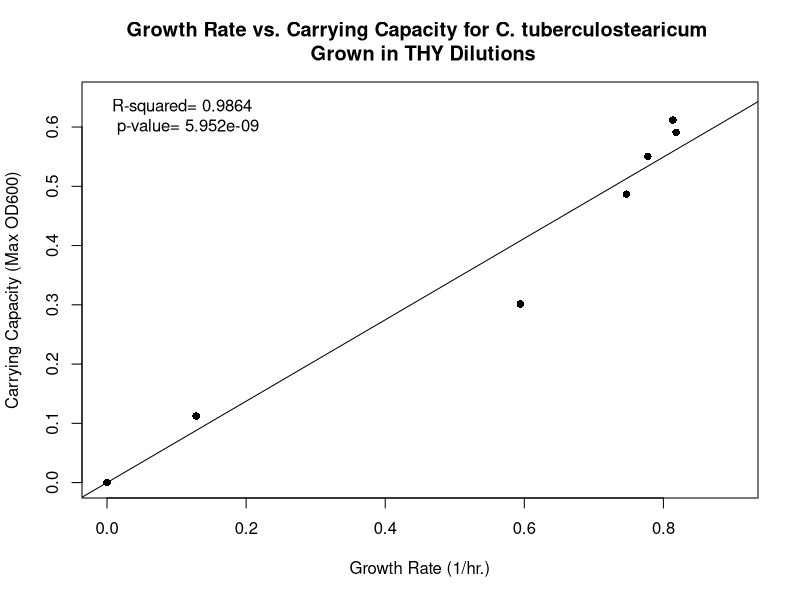
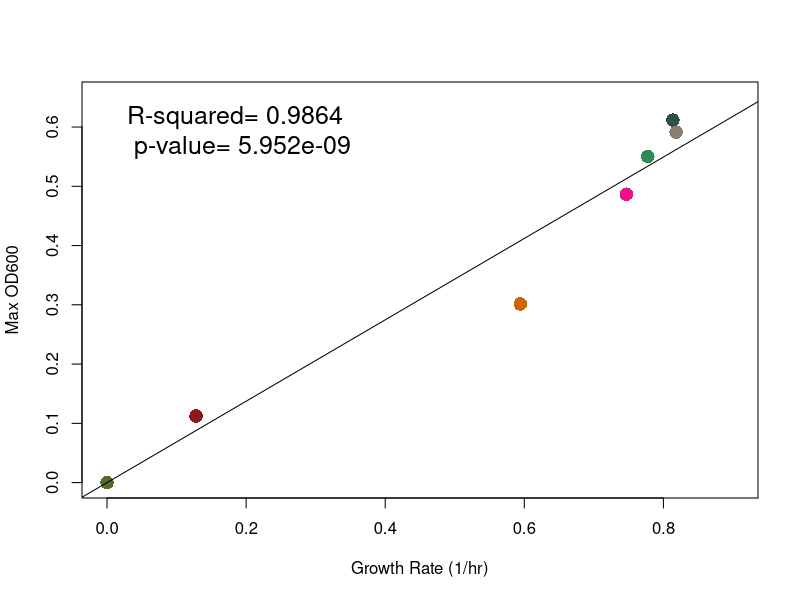
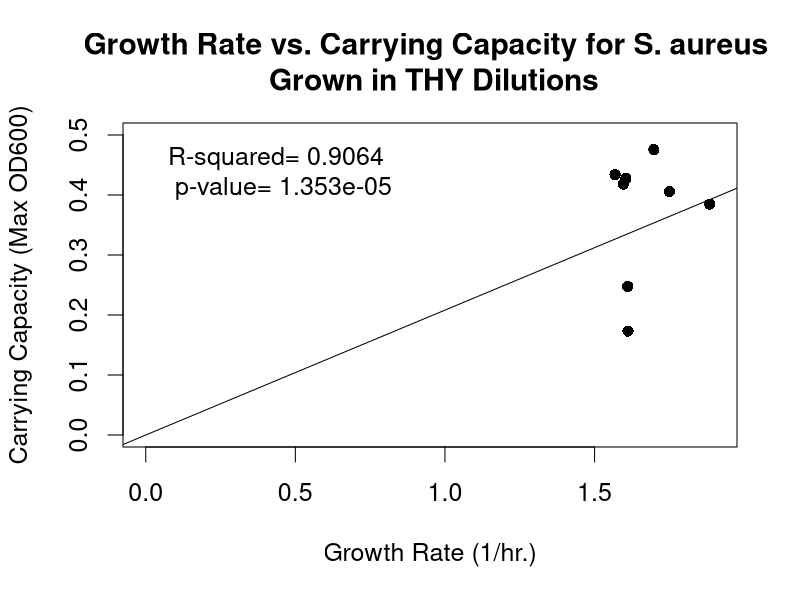
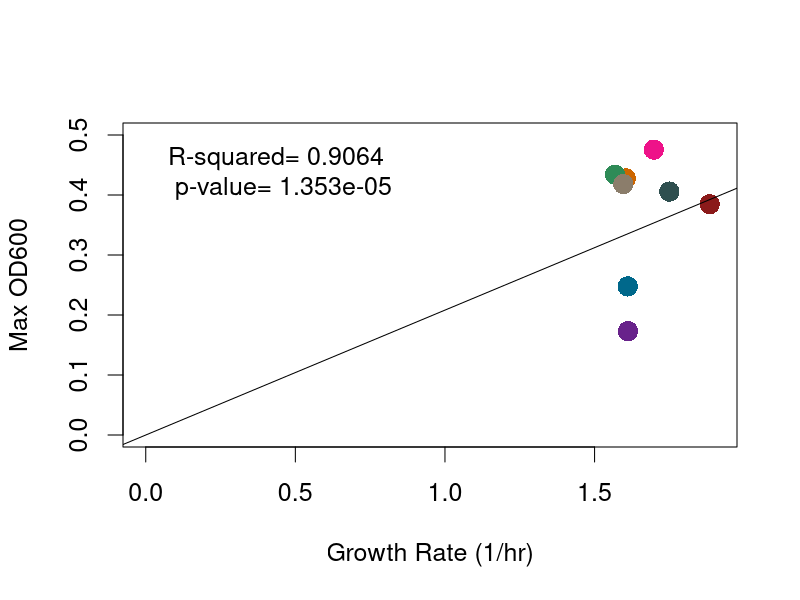
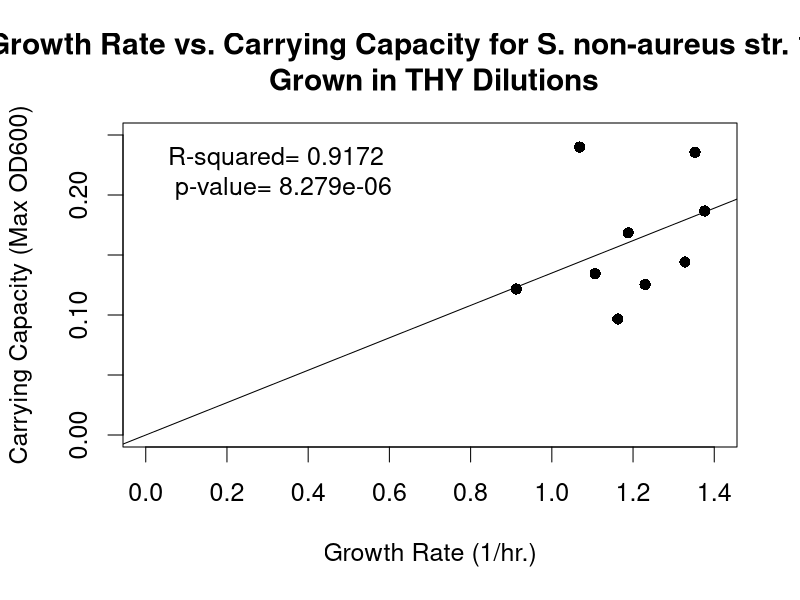
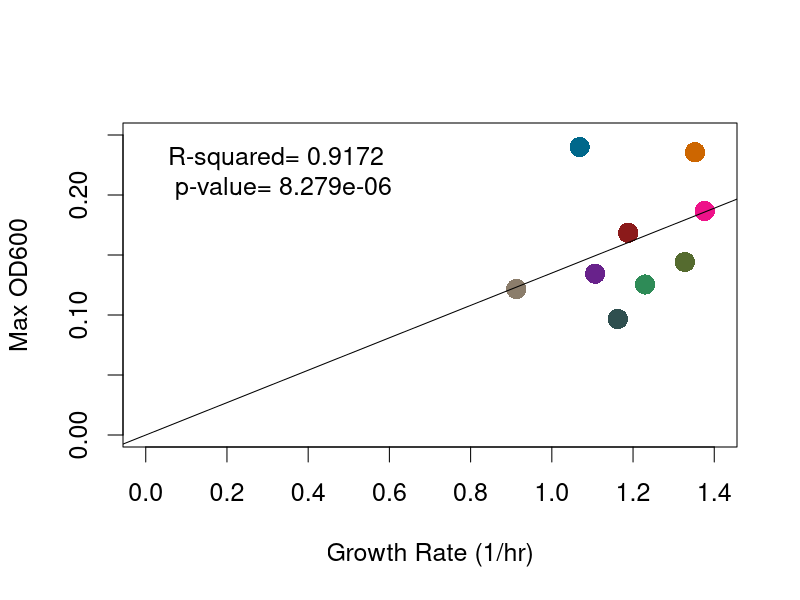
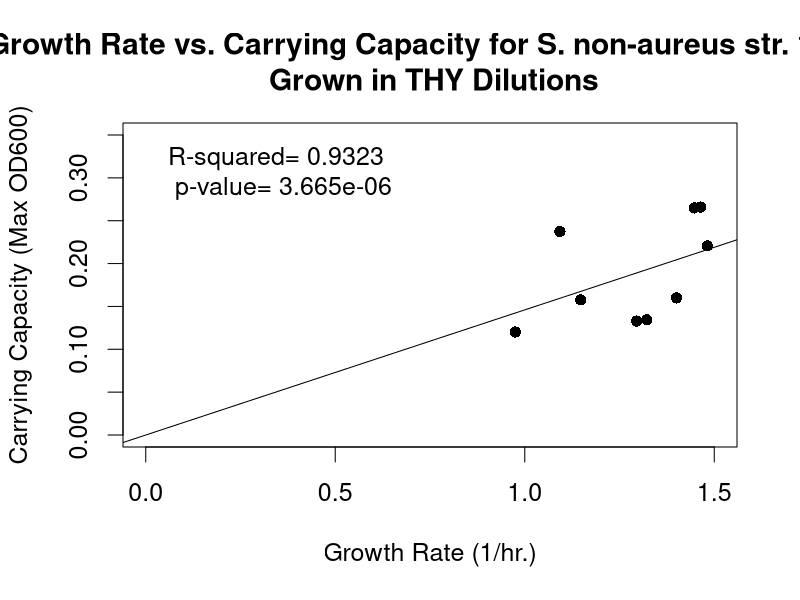
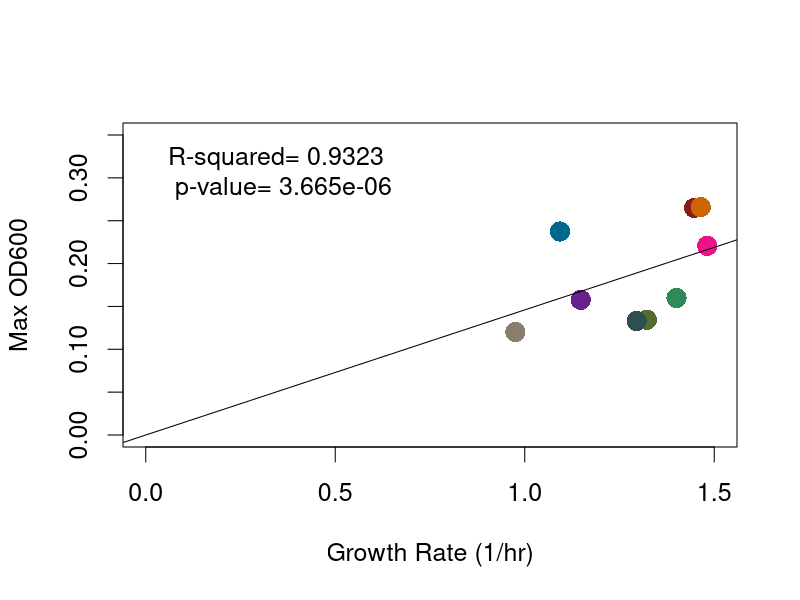

These charts were generated, in order, by the following R code:
#Last run 04/10/2020

#Clear Workspace 
rm(list=ls())

#################################################
#Create scatterplots for GR-CC relationships 
#################################################
#C. tuberculostearicum 

GR_Ct <- c(0,
           0,
           0,
           0.128025,
           0.5942,
           0.7467,
           0.777525,
           0.813525,
           0.8183)
Max_Ct <- c(0,
            0,
            0,
            0.112333333,
            0.301416667,
            0.486666667,
            0.550416667,
            0.611666667,
            0.591166667)

DF_Ct <- data.frame(GR_Ct, Max_Ct)
DF_Ct

#Generate a linear regression model of the two variables with the lm function 
Ct.lm <- lm(Max_Ct ~ GR_Ct + 1, data=DF_Ct)
Ct.lm2 <- lm(Max_Ct ~ 0 + GR_Ct, data=DF_Ct) #Tells the lm() to fit the line through the origin
summary(Ct.lm)
summary(Ct.lm2)
#Adjusted R-squared:  0.9864 
#p-value: 5.952e-09

#Colors
colors <- c("deepskyblue4", "darkorchid4", "darkolivegreen", "firebrick4", "darkorange3", "deeppink2", "seagreen4", "darkslategray", "bisque4")

#Create scatter plot of points using plot function
plot(GR_Ct, Max_Ct,
     xlab="Growth Rate (1/hr.)",
     ylab="Carrying Capacity (Max OD600)",
     xlim= c(0, 0.9),
     ylim= c(0, 0.65),
     main="Growth Rate vs. Carrying Capacity for C. tuberculostearicum \n Grown in THY Dilutions",
     pch=16)

abline(lm(Ct.lm2))
legend("topleft", bty="n", legend= paste("R-squared= 0.9864 \n p-value= 5.952e-09"))

#Create scatter plot of points using plot function - without graph labels 
plot(GR_Ct, Max_Ct,
     xlab= "Growth Rate (1/hr)",
     ylab= "Max OD600",
     xlim= c(0, 0.9),
     ylim= c(0, 0.65),
     cex= 1.8,
     col = colors,
     pch=16)

abline(lm(Ct.lm2))
op <- par(cex= 1.5)
legend("topleft", bty="n", legend= paste("R-squared= 0.9864 \n p-value= 5.952e-09"))


###############################################################################################################333                                        
#S. aureus 

GR_Sa <- c(1.610766667,
           1.6117,
           2.013666667,
           1.884625,
           1.604466667,
           1.697966667,
           1.568433333,
           1.749866667,
           1.596)
Max_Sa <- c(0.247666667,
            0.173166667,
            0.261,
            0.384666667,
            0.427666667,
            0.475666667,
            0.434,
            0.405666667,
            0.418166667)

DF_Sa <- data.frame(GR_Sa, Max_Sa)
DF_Sa

#Generate a linear regression model of the two variables with the lm function
Sa.lm <- lm(Max_Sa ~ GR_Sa+1, data=DF_Sa)
Sa.lm2 <- lm(Max_Sa ~ 0+GR_Sa, data=DF_Sa) #Tells the lm() to fit the line through the origin
summary(Sa.lm)
summary(Sa.lm2)
#Adjusted R-squared: 0.9064 
#p-value: 1.353e-05

#Colors
colors <- c("deepskyblue4", "darkorchid4", "darkolivegreen", "firebrick4", "darkorange3", "deeppink2", "seagreen4", "darkslategray", "bisque4")


#Create scatter plot of points using plot funSaion
plot(GR_Sa, Max_Sa,
     xlab="Growth Rate (1/hr.)",
     ylab="Carrying Capacity (Max OD600)",
     xlim= c(0, 1.9),
     ylim= c(0, 0.5),
     main="Growth Rate vs. Carrying Capacity for S. aureus \n Grown in THY Dilutions",
     pch=16)

abline(lm(Sa.lm2))
legend("topleft", bty="n", legend= paste("R-squared= 0.9064 \n p-value= 1.353e-05"))

#Create scatter plot of points using plot function - without graph labels 
plot(GR_Sa, Max_Sa,
     xlab= "Growth Rate (1/hr)",
     ylab= "Max OD600",
     xlim= c(0, 1.9),
     ylim= c(0, 0.5),
     cex= 1.8,
     col = colors,
     pch=16)

abline(lm(Sa.lm2))
op <- par(cex= 1.5)
legend("topleft", bty="n", legend= paste("R-squared= 0.9064 \n p-value= 1.353e-05"))

##############################################################################################################
#S. non-aureus str. 1839

GR_Sna1839 <- c(1.06845,
                1.1066,
                1.327725,
                1.187875,
                1.352575,
                1.376575,
                1.22965,
                1.162675,
                0.912375)
Max_Sna1839 <- c(0.239916667,
                 0.134416667,
                 0.144166667,
                 0.168416667,
                 0.235666667,
                 0.186666667,
                 0.125416667,
                 0.096666667,
                 0.121666667)

DF_Sna1839 <- data.frame(GR_Sna1839, Max_Sna1839)
DF_Sna1839

#Generate a linear regression model of the two variables with the lm function 
Sna1839.lm <- lm(Max_Sna1839 ~ 1+GR_Sna1839, data=DF_Sna1839)
Sna1839.lm2 <- lm(Max_Sna1839 ~ 0+GR_Sna1839, data=DF_Sna1839) #Tells the lm() to fit the line through the origin
summary(Sna1839.lm)
summary(Sna1839.lm2)
#Adjusted R-squared:  0.9172
#p-value: 8.279e-06

#Colors
colors <- c("deepskyblue4", "darkorchid4", "darkolivegreen", "firebrick4", "darkorange3", "deeppink2", "seagreen4", "darkslategray", "bisque4")


#Create scatter plot of points using plot funSna1839ion
plot(GR_Sna1839, Max_Sna1839,
     xlab="Growth Rate (1/hr.)",
     ylab="Carrying Capacity (Max OD600)",
     xlim= c(0, 1.4),
     ylim= c(0, 0.25),
     main="Growth Rate vs. Carrying Capacity for S. non-aureus str. 1839 \n Grown in THY Dilutions",
     pch=16)

abline(lm(Sna1839.lm2))
legend("topleft", bty="n", legend= paste("R-squared= 0.9172 \n p-value= 8.279e-06"))

#Create scatter plot of points using plot function - without graph labels 
plot(GR_Sna1839, Max_Sna1839,
     xlab= "Growth Rate (1/hr)",
     ylab= "Max OD600",
     xlim= c(0, 1.4),
     ylim= c(0, 0.25),
     cex= 1.8,
     col = colors,
     pch=16)

abline(lm(Sna1839.lm2))
op <- par(cex= 1.5)
legend("topleft", bty="n", legend= paste("R-squared= 0.9172 \n p-value= 8.279e-06"))


#####################################################################################################################
#S. non-aureus str. 1850 

GR_Sna1850 <- c(1.0928,
                1.14775,
                1.322075,
                1.446975,
                1.464275,
                1.481625,
                1.400375,
                1.295125,
                0.9751)
Max_Sna1850 <- c(0.237416667,
                 0.157666667,
                 0.134416667,
                 0.264916667,
                 0.265916667,
                 0.220666667,
                 0.159916667,
                 0.132941667,
                 0.120166667)

DF_Sna1850 <- data.frame(GR_Sna1850, Max_Sna1850)
DF_Sna1850

#Generate a linear regression model of the two variables with the lm function 
Sna1850.lm <- lm(Max_Sna1850 ~ 1+GR_Sna1850, data=DF_Sna1850)
Sna1850.lm2 <- lm(Max_Sna1850 ~ 0+GR_Sna1850, data=DF_Sna1850) #Tells the lm() to fit the line through the origin
summary(Sna1850.lm)
summary(Sna1850.lm2)
#Adjusted R-squared:  0.9323
#p-value: 3.665e-06

#Colors
colors <- c("deepskyblue4", "darkorchid4", "darkolivegreen", "firebrick4", "darkorange3", "deeppink2", "seagreen4", "darkslategray", "bisque4")

#Create scatter plot of points using plot funSna1850ion
plot(GR_Sna1850, Max_Sna1850,
     xlab="Growth Rate (1/hr.)",
     ylab="Carrying Capacity (Max OD600)",
     xlim= c(0, 1.5),
     ylim= c(0, 0.35),
     main="Growth Rate vs. Carrying Capacity for S. non-aureus str. 1850 \n Grown in THY Dilutions",
     pch=16)

abline(lm(Sna1850.lm2))
legend("topleft", bty="n", legend= paste("R-squared= 0.9323 \n p-value= 3.665e-06"))


#Create scatter plot of points using plot function - without graph labels 
plot(GR_Sna1850, Max_Sna1850,
     xlab= "Growth Rate (1/hr)",
     ylab= "Max OD600",
     xlim= c(0, 1.5),
     ylim= c(0, 0.35),
     cex= 1.8,
     col = colors,
     pch=16)

abline(lm(Sna1850.lm2))
op <- par(cex= 1.5)
legend("topleft", bty="n", legend= paste("R-squared= 0.9323 \n p-value= 3.665e-06"))

################################################################################################################
#S. non-aureus str. 1867

GR_Sna1867 <- c(1.11455,
                1.2146,
                1.350025,
                1.44755,
                1.4582,
                1.474875,
                1.32915,
                1.292675,
                0.836225)
Max_Sna1867 <- c(0.261416667,
                 0.185916667,
                 0.156666667,
                 0.234916667,
                 0.260666667,
                 0.207416667,
                 0.183916667,
                 0.133916667,
                 0.125166667)

DF_Sna1867 <- data.frame(GR_Sna1867, Max_Sna1867)
DF_Sna1867

#Generate a linear regression model of the two variables with the lm function
Sna1867.lm <- lm(Max_Sna1867 ~ 1+GR_Sna1867, data=DF_Sna1867)
Sna1867.lm2 <- lm(Max_Sna1867 ~ 0+GR_Sna1867, data=DF_Sna1867) #Tells the lm() to fit the line through the origin
summary(Sna1867.lm)
summary(Sna1867.lm2)
#Adjusted R-squared:  0.9468 
#p-value: 1.397e-06

#Colors
colors <- c("deepskyblue4", "darkorchid4", "darkolivegreen", "firebrick4", "darkorange3", "deeppink2", "seagreen4", "darkslategray", "bisque4")


#Create scatter plot of points using plot funSna1867ion
plot(GR_Sna1867, Max_Sna1867,
     xlab="Growth Rate (1/hr.)",
     ylab="Carrying Capacity (Max OD600)",
     xlim= c(0, 1.55),
     ylim= c(0, 0.35),
     main="Growth Rate vs. Carrying Capacity for S. non-aureus str. 1867 \n Grown in THY Dilutions",
     pch=16)

abline(lm(Sna1867.lm2))
legend("topleft", bty="n", legend= paste("R-squared= 0.9468 \n p-value= 1.397e-06"))


#Create scatter plot of points using plot function - without graph labels 
plot(GR_Sna1867, Max_Sna1867,
     xlab= "Growth Rate (1/hr)",
     ylab= "Max OD600",
     xlim= c(0, 1.55),
     ylim= c(0, 0.35),
     cex= 1.8,
     col = colors,
     pch=16)

abline(lm(Sna1867.lm2))
op <- par(cex= 1.5)
legend("topleft", bty="n", legend= paste("R-squared= 0.9468 \n p-value= 1.397e-065"))


#######################################################################################################################
#C. pseudodiphtheriticum 

GR_Cp <- c(0,
           0.0849,
           0.06125,
           0.2752,
           0.4951,
           0.4856,
           0.34105,
           0.227625,
           0.30045)
Max_Cp <- c(0.004666667,
            0.028916667,
            0.089666667,
            0.113166667,
            0.180666667,
            0.163416667,
            0.105166667,
            0.130916667,
            0.163416667)

DF_Cp <- data.frame(GR_Cp, Max_Cp)
DF_Cp

#Generate a linear regression model of the two variables with the lm function 
Cp.lm <- lm(Max_Cp ~ 1+GR_Cp, data=DF_Cp)
Cp.lm2 <- lm(Max_Cp ~ 0+GR_Cp, data=DF_Cp) #Tells the lm() to fit the line through the origin
summary(Cp.lm)
summary(Cp.lm2)
#Adjusted R-squared:  0.9179
#p-value: 7.982e-06

#Colors
colors <- c("deepskyblue4", "darkorchid4", "darkolivegreen", "firebrick4", "darkorange3", "deeppink2", "seagreen4", "darkslategray", "bisque4")


#Create scatter plot of points using plot funCpion
plot(GR_Cp, Max_Cp,
     xlab="Growth Rate (1/hr.)",
     ylab="Carrying Capacity (Max OD600)",
     xlim= c(0, 0.55),
     ylim= c(0, 0.2),
     cex= 1.5,
     main="Growth Rate vs. Carrying Capacity for C. pseudodiphtheriticum \n Grown in THY Dilutions",
     pch=16)

abline(lm(Cp.lm2))
legend("topleft", bty="n", legend= paste("R-squared= 0.9179 \n p-value= 7.982e-06"))

#Create scatter plot of points using plot function - without graph labels 
plot(GR_Cp, Max_Cp,
     xlab= "Growth Rate (1/hr)",
     ylab= "Max OD600",
     xlim= c(0, 0.55),
     ylim= c(0, 0.2),
     cex= 1.8,
     col = colors,
     pch=16)

abline(lm(Cp.lm2))
op <- par(cex= 1.5)
legend("topleft", bty="n", legend= paste("R-squared= 0.9179 \n p-value= 7.982e-06"))